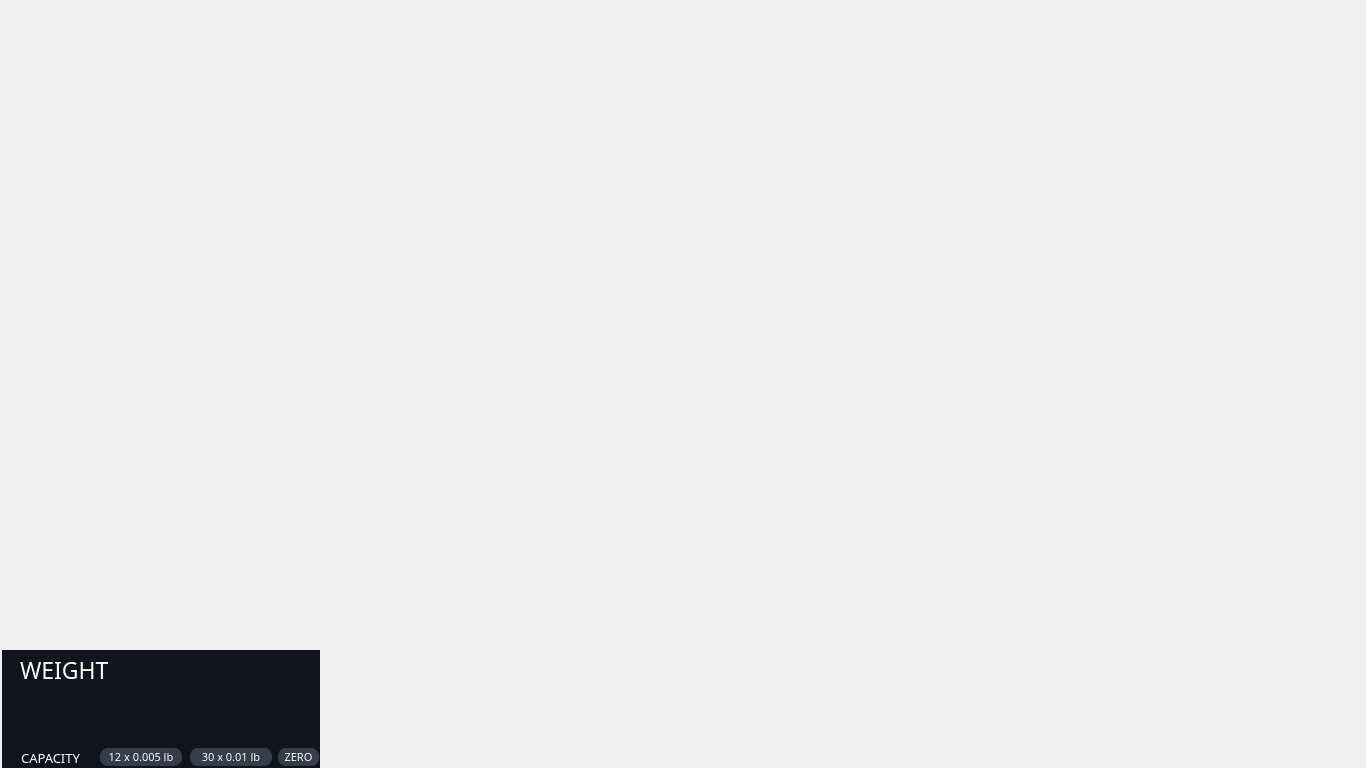
<?xml version="1.0" encoding="UTF-8"?>
<ui version="4.0">
 <class>selfserveInstructG2</class>
 <widget class="QWidget" name="selfserveInstructG2">
  <property name="geometry">
   <rect>
    <x>0</x>
    <y>0</y>
    <width>1366</width>
    <height>768</height>
   </rect>
  </property>
  <property name="sizePolicy">
   <sizepolicy hsizetype="Expanding" vsizetype="Expanding">
    <horstretch>0</horstretch>
    <verstretch>0</verstretch>
   </sizepolicy>
  </property>
  <property name="windowTitle">
   <string>Form</string>
  </property>
  <widget class="QWidget" name="screenContainer" native="true">
   <property name="geometry">
    <rect>
     <x>2</x>
     <y>2</y>
     <width>1366</width>
     <height>768</height>
    </rect>
   </property>
   <property name="sizePolicy">
    <sizepolicy hsizetype="Expanding" vsizetype="Expanding">
     <horstretch>0</horstretch>
     <verstretch>0</verstretch>
    </sizepolicy>
   </property>
   <property name="styleSheet">
    <string notr="true">/* QWidget#screenContainer{ background-color: rgb(244,247,250,0); } */</string>
   </property>
   <widget class="QWidget" name="wgtWeightBox" native="true">
    <property name="geometry">
     <rect>
      <x>-2</x>
      <y>648</y>
      <width>320</width>
      <height>118</height>
     </rect>
    </property>
    <property name="sizePolicy">
     <sizepolicy hsizetype="Fixed" vsizetype="Fixed">
      <horstretch>0</horstretch>
      <verstretch>0</verstretch>
     </sizepolicy>
    </property>
    <property name="minimumSize">
     <size>
      <width>320</width>
      <height>118</height>
     </size>
    </property>
    <property name="maximumSize">
     <size>
      <width>320</width>
      <height>118</height>
     </size>
    </property>
    <property name="styleSheet">
     <string notr="true">background-color: rgb(18,20,29);</string>
    </property>
    <widget class="QLabel" name="lblLowRange">
     <property name="geometry">
      <rect>
       <x>100</x>
       <y>98</y>
       <width>82</width>
       <height>18</height>
      </rect>
     </property>
     <property name="minimumSize">
      <size>
       <width>82</width>
       <height>18</height>
      </size>
     </property>
     <property name="maximumSize">
      <size>
       <width>82</width>
       <height>18</height>
      </size>
     </property>
     <property name="font">
      <font>
       <family>Poppins</family>
       <pointsize>8</pointsize>
      </font>
     </property>
     <property name="styleSheet">
      <string notr="true">background-color: rgb(55,60,75);
color: rgb(249,250,251);
border-radius: 8px;</string>
     </property>
     <property name="text">
      <string notr="true">12 x 0.005 lb</string>
     </property>
     <property name="alignment">
      <set>Qt::AlignCenter</set>
     </property>
    </widget>
    <widget class="QLabel" name="lblWeightTitle">
     <property name="geometry">
      <rect>
       <x>20</x>
       <y>7</y>
       <width>131</width>
       <height>25</height>
      </rect>
     </property>
     <property name="font">
      <font>
       <family>Poppins Medium</family>
       <pointsize>17</pointsize>
      </font>
     </property>
     <property name="styleSheet">
      <string notr="true">color: white;</string>
     </property>
     <property name="text">
      <string>WEIGHT</string>
     </property>
     <property name="alignment">
      <set>Qt::AlignLeading|Qt::AlignLeft|Qt::AlignVCenter</set>
     </property>
    </widget>
    <widget class="QLabel" name="lblCapacity">
     <property name="geometry">
      <rect>
       <x>0</x>
       <y>98</y>
       <width>101</width>
       <height>20</height>
      </rect>
     </property>
     <property name="font">
      <font>
       <family>Poppins</family>
       <pointsize>10</pointsize>
       <weight>50</weight>
       <bold>false</bold>
      </font>
     </property>
     <property name="styleSheet">
      <string notr="true">color: white;</string>
     </property>
     <property name="text">
      <string>CAPACITY</string>
     </property>
     <property name="alignment">
      <set>Qt::AlignCenter</set>
     </property>
    </widget>
    <widget class="QLabel" name="lblWeight">
     <property name="geometry">
      <rect>
       <x>20</x>
       <y>36</y>
       <width>301</width>
       <height>61</height>
      </rect>
     </property>
     <property name="font">
      <font>
       <family>Poppins</family>
       <pointsize>43</pointsize>
       <weight>75</weight>
       <bold>true</bold>
       <kerning>true</kerning>
      </font>
     </property>
     <property name="styleSheet">
      <string notr="true">color: white;</string>
     </property>
     <property name="text">
      <string notr="true"/>
     </property>
     <property name="textFormat">
      <enum>Qt::AutoText</enum>
     </property>
     <property name="alignment">
      <set>Qt::AlignLeading|Qt::AlignLeft|Qt::AlignVCenter</set>
     </property>
    </widget>
    <widget class="QLabel" name="lblHighRange">
     <property name="geometry">
      <rect>
       <x>190</x>
       <y>98</y>
       <width>82</width>
       <height>18</height>
      </rect>
     </property>
     <property name="minimumSize">
      <size>
       <width>82</width>
       <height>18</height>
      </size>
     </property>
     <property name="maximumSize">
      <size>
       <width>82</width>
       <height>18</height>
      </size>
     </property>
     <property name="font">
      <font>
       <family>Poppins</family>
       <pointsize>8</pointsize>
      </font>
     </property>
     <property name="styleSheet">
      <string notr="true">border-radius: 8px;
background-color: rgb(55,60,75);
color: rgb(249,250,251);</string>
     </property>
     <property name="text">
      <string notr="true">30 x 0.01 lb</string>
     </property>
     <property name="alignment">
      <set>Qt::AlignCenter</set>
     </property>
    </widget>
    <widget class="QLabel" name="lblZero">
     <property name="geometry">
      <rect>
       <x>278</x>
       <y>98</y>
       <width>41</width>
       <height>18</height>
      </rect>
     </property>
     <property name="minimumSize">
      <size>
       <width>41</width>
       <height>18</height>
      </size>
     </property>
     <property name="maximumSize">
      <size>
       <width>41</width>
       <height>18</height>
      </size>
     </property>
     <property name="font">
      <font>
       <family>Poppins</family>
       <pointsize>8</pointsize>
      </font>
     </property>
     <property name="styleSheet">
      <string notr="true">border-radius: 8px;
background-color: rgb(55,60,75);
color: rgb(249,250,251);</string>
     </property>
     <property name="text">
      <string>ZERO</string>
     </property>
     <property name="alignment">
      <set>Qt::AlignCenter</set>
     </property>
    </widget>
    <zorder>lblWeightTitle</zorder>
    <zorder>lblCapacity</zorder>
    <zorder>lblWeight</zorder>
    <zorder>lblLowRange</zorder>
    <zorder>lblZero</zorder>
    <zorder>lblHighRange</zorder>
   </widget>
  </widget>
 </widget>
 <resources/>
 <connections/>
</ui>
